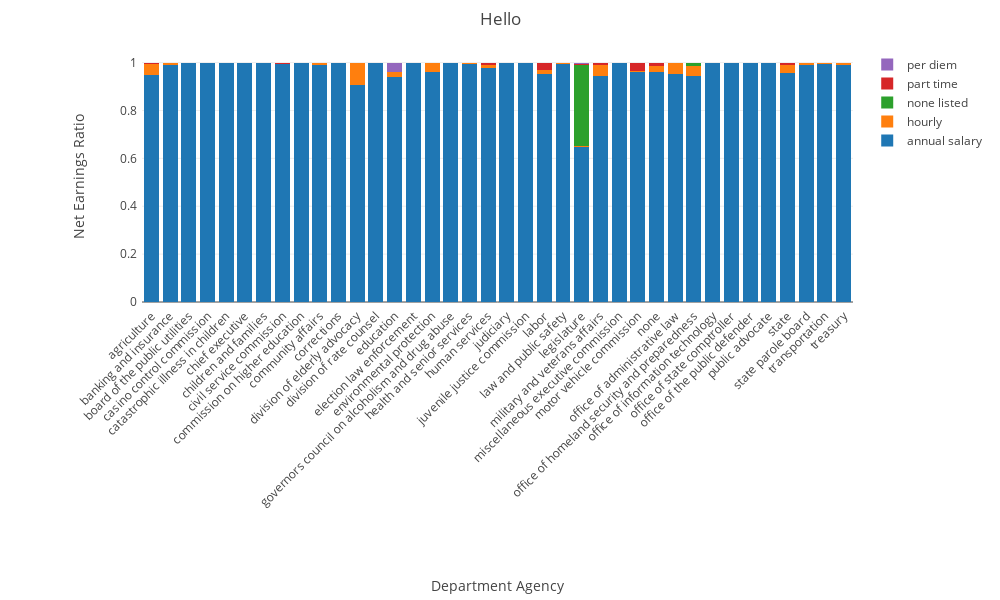

The cell this chart's notebook holds for it:
### Code cell
init_notebook_mode(connected=True)

data = []

for i in relative_compensation_method_2018.columns:
    if i != 'total':
        data.append(go.Bar(
            x = relative_compensation_method_2018.index,
            y = relative_compensation_method_2018[i] / relative_compensation_method_2018['total'],
            name = i.lower()
        ))

layout = go.Layout(
    autosize=False,
    width=1000,
    height=600,
    title='100% ',
    xaxis=dict(
        title = ''.join(['Department Agency'] + [u'\xa0'] * 20 + [u'\n\xa0'] * 10),
        tickangle=-45,
        tickprefix= u'\xa0' * 20 + '\n' * 10,
        automargin=True
    ),
    yaxis=dict(
        title = 'Net Earnings Ratio',
        tickprefix= ' ' * 10,
        automargin=True
    ),
    margin=go.layout.Margin(
        l=100,
        r=50,
        b=250,
        t=50,
        pad=4
    ),
    barmode='stack',
)
fig = go.Figure(data=data, layout=layout)
iplot(fig, filename='')

### Figure 1 — Plotly figure (JSON) as saved in the notebook; plotly's stock layout.template omitted (floating-point values rounded to 4 significant figures)
{"data": [{"name": "annual salary", "type": "bar", "uid": "f751798f-d4cc-4348-b9b1-a9b1764ad040", "x": ["agriculture", "banking and insurance", "board of the public utilities", "casino control commission", "catastrophic illness in children", "chief executive", "children and families", "civil service commission", "commission on higher education", "community affairs", "corrections", "division of elderly advocacy", "division of rate counsel", "education", "election law enforcement", "environmental protection", "governors council on alcoholism and drug abuse", "health and senior services", "human services", "judiciary", "juvenile justice commission", "labor", "law and public safety", "legislature", "military and veterans affairs", "miscellaneous executive commission", "motor vehicle commission", "none", "office of administrative law", "office of homeland security and preparedness", "office of information technology", "office of state comptroller", "office of the public defender", "public advocate", "state", "state parole board", "transportation", "treasury"], "y": [0.9475, 0.9896, 1.0, 1, 1, 0.9977, 0.997, 0.993, 1, 0.9902, 0.9992, 0.9052, 1, 0.9419, 0.9999, 0.9617, 1, 0.9938, 0.976, 0.9967, 0.9981, 0.9537, 0.9931, 0.6458, 0.9427, 1, 0.9587, 0.961, 0.953, 0.9449, 0.9981, 0.9999, 0.9971, 1, 0.9571, 0.9914, 0.9926, 0.9913]}, {"name": "hourly", "type": "bar", "uid": "518ac200-ca38-458c-b46c-a359815e1478", "x": ["agriculture", "banking and insurance", "board of the public utilities", "casino control commission", "catastrophic illness in children", "chief executive", "children and families", "civil service commission", "commission on higher education", "community affairs", "corrections", "division of elderly advocacy", "division of rate counsel", "education", "election law enforcement", "environmental protection", "governors council on alcoholism and drug abuse", "health and senior services", "human services", "judiciary", "juvenile justice commission", "labor", "law and public safety", "legislature", "military and veterans affairs", "miscellaneous executive commission", "motor vehicle commission", "none", "office of administrative law", "office of homeland security and preparedness", "office of information technology", "office of state comptroller", "office of the public defender", "public advocate", "state", "state parole board", "transportation", "treasury"], "y": [0.04826, 0.008419, 0, 0, 0, 0.002312, 4.314e-05, 0.0006423, 0, 0.009804, 0.0002812, 0.09478, 0, 0.01874, 0, 0.03599, 0, 0.005941, 0.01356, 0.001625, 0.001124, 0.01372, 0.006291, 0.004053, 0.04648, 0, 0.006884, 0.02289, 0.04697, 0.04046, 0, 0, 0.002304, 0, 0.03163, 0.00838, 0.007362, 0.008635]}, {"name": "none listed", "type": "bar", "uid": "0f5d411d-f42f-4565-adee-da9000731327", "x": ["agriculture", "banking and insurance", "board of the public utilities", "casino control commission", "catastrophic illness in children", "chief executive", "children and families", "civil service commission", "commission on higher education", "community affairs", "corrections", "division of elderly advocacy", "division of rate counsel", "education", "election law enforcement", "environmental protection", "governors council on alcoholism and drug abuse", "health and senior services", "human services", "judiciary", "juvenile justice commission", "labor", "law and public safety", "legislature", "military and veterans affairs", "miscellaneous executive commission", "motor vehicle commission", "none", "office of administrative law", "office of homeland security and preparedness", "office of information technology", "office of state comptroller", "office of the public defender", "public advocate", "state", "state parole board", "transportation", "treasury"], "y": [3.95e-05, 3.555e-05, 3.491e-05, 0, 0, 0, 1.341e-05, 0, 0, 9.641e-06, 0.0003008, 0, 0, 2.025e-05, 0.0001446, 0.001805, 0, 3.351e-05, 2.968e-05, 1.628e-06, 6.01e-05, 3.909e-05, 7.539e-06, 0.3404, 0.001751, 0, 7.312e-05, 0.0004971, 0, 0.01462, 0, 5.608e-05, 1.264e-05, 0, 0, 0, 2.13e-05, 2.873e-05]}, {"name": "part time", "type": "bar", "uid": "4227d21d-0477-4726-a60c-5209383d76ec", "x": ["agriculture", "banking and insurance", "board of the public utilities", "casino control commission", "catastrophic illness in children", "chief executive", "children and families", "civil service commission", "commission on higher education", "community affairs", "corrections", "division of elderly advocacy", "division of rate counsel", "education", "election law enforcement", "environmental protection", "governors council on alcoholism and drug abuse", "health and senior services", "human services", "judiciary", "juvenile justice commission", "labor", "law and public safety", "legislature", "military and veterans affairs", "miscellaneous executive commission", "motor vehicle commission", "none", "office of administrative law", "office of homeland security and preparedness", "office of information technology", "office of state comptroller", "office of the public defender", "public advocate", "state", "state parole board", "transportation", "treasury"], "y": [0.004213, 0.001783, 0, 0, 0, 0, 0.002919, 0.006261, 0, 0, 0.0001963, 0, 0, 0.0007757, 0, 0.0005275, 0, 0.000231, 0.01031, 0.001671, 0.0006674, 0.03084, 0, 0.002189, 0.009037, 0, 0.03437, 0.01563, 0, 0, 0.001868, 0, 0.0005627, 0, 0.01128, 0, 0, 0]}, {"name": "per diem", "type": "bar", "uid": "b249619a-7585-4d98-8a7b-3d60edeb17d0", "x": ["agriculture", "banking and insurance", "board of the public utilities", "casino control commission", "catastrophic illness in children", "chief executive", "children and families", "civil service commission", "commission on higher education", "community affairs", "corrections", "division of elderly advocacy", "division of rate counsel", "education", "election law enforcement", "environmental protection", "governors council on alcoholism and drug abuse", "health and senior services", "human services", "judiciary", "juvenile justice commission", "labor", "law and public safety", "legislature", "military and veterans affairs", "miscellaneous executive commission", "motor vehicle commission", "none", "office of administrative law", "office of homeland security and preparedness", "office of information technology", "office of state comptroller", "office of the public defender", "public advocate", "state", "state parole board", "transportation", "treasury"], "y": [0, 0.0001299, 0, 0, 0, 0, 0, 0.0001047, 0, 0, 0, 0, 0, 0.03855, 0, 0, 0, 0, 6.422e-05, 0, 0, 0.001651, 0.0006033, 0.007541, 0, 0, 0, 0, 0, 0, 0, 0, 0, 0, 0, 0.0001958, 1.884e-05, 0]}], "layout": {"autosize": false, "barmode": "stack", "height": 600, "margin": {"b": 250, "l": 100, "pad": 4, "r": 50, "t": 50}, "title": {"text": "Hello"}, "width": 1000, "xaxis": {"automargin": true, "autorange": true, "range": [-0.5, 37.5], "tickangle": -45, "tickprefix": "                    \n\n\n\n\n\n\n\n\n\n", "title": {"text": "Department Agency                    \n \n \n \n \n \n \n \n \n \n "}, "type": "category"}, "yaxis": {"automargin": true, "autorange": true, "range": [0, 1.053], "tickprefix": "          ", "title": {"text": "Net Earnings Ratio"}, "type": "linear"}}}
